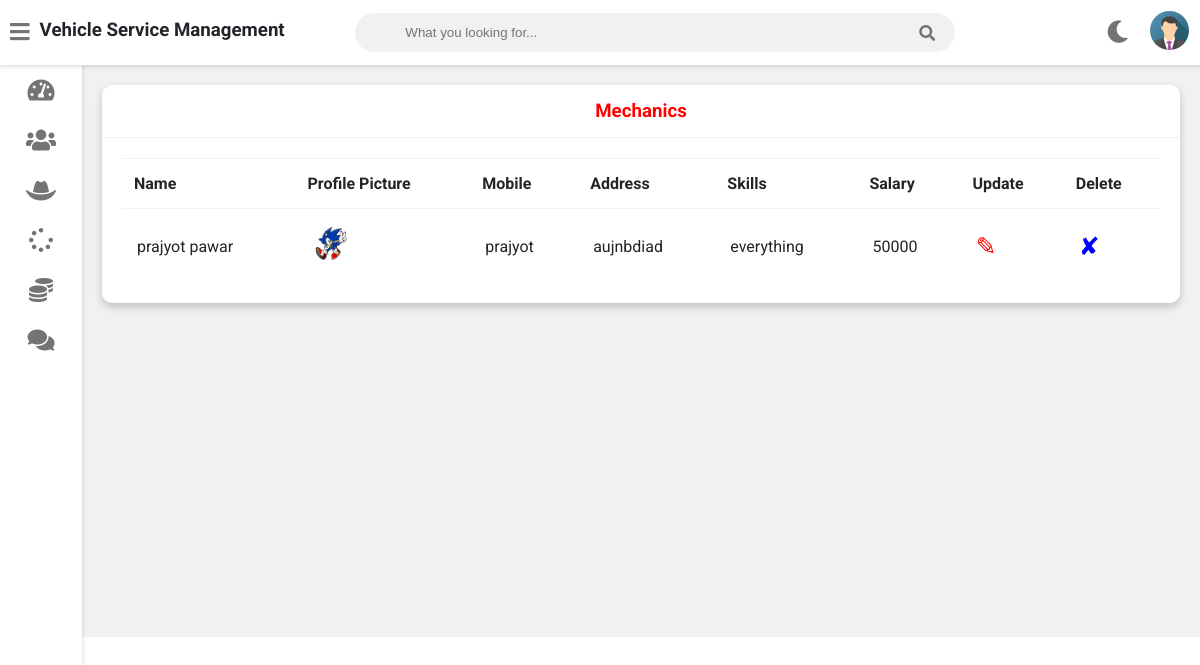
The app's page /admin-view-mechanic (signed in) with its own data.
### vehicle/models.py (models this page shows, shortened)
class Mechanic(models.Model):
    user=models.OneToOneField(User,on_delete=models.CASCADE)
    profile_pic= models.ImageField(upload_to='profile_pic/MechanicProfilePic/',null=True,blank=True)
    address = models.CharField(max_length=40)
    mobile = models.CharField(max_length=20,null=False)
    skill = models.CharField(max_length=500,null=True)
    salary=models.PositiveIntegerField(null=True)
    status=models.BooleanField(default=False)
    @property
    def get_name(self):
        return self.user.first_name+" "+self.user.last_name

### vehicle/views.py (the view)
# urls.py: path('admin-view-mechanic',views.admin_view_mechanic_view,name='admin-view-mechanic'),
@login_required(login_url='adminlogin')
def admin_view_mechanic_view(request):
    mechanics=models.Mechanic.objects.all()
    return render(request,'vehicle/admin_view_mechanic.html',{'mechanics':mechanics})

### templates/vehicle/admin_view_mechanic.html
{% extends 'vehicle/adminbase.html' %}
{% block content %}
{% load static %}
	<div class="wrapper">
		<div class="row">
			<div class="col-12 col-m-12 col-sm-12">
				<div class="card">
					<div class="card-header">
						<h3 style="color:red; text-align:center" >Mechanics
						</h3>
					</div>
					<div class="card-content">
						<table>
							<thead>
                <tr>
                  <th>Name</th>
                  <th>Profile Picture</th>
                  <th>Mobile</th>
                  <th>Address</th>
                  <th>Skills</th>
                  <th>Salary</th>
                  <th>Update</th>
                  <th>Delete</th>
                </tr>
							</thead>
							<tbody>
              {% for m in mechanics %}
                <tr>
                  <td> {{m.get_name}}</td>
                  <td> <img src="{% static m.profile_pic.url %}" alt="Profile Pic" height="40px" width="40px" /></td>
                  <td>{{m.mobile}}</td>
                  <td>{{m.address}}</td>
                  <td>{{m.skill}}</td>
                  <td>{{m.salary}}</td>
                  <td><a  style="color:red; text-decoration:none;font-size:25px;" href="{% url 'update-mechanic' m.id  %}">&#9998;</a></td>
                  <td><a style="color:blue; text-decoration:none;font-size:25px;"href="{% url 'delete-mechanic' m.id  %}">&#10008;</a></td>
                </tr>
                {% endfor %}
							</tbody>
						</table>
					</div>
				</div>
			</div>
		</div>
<br><br><br><br><br><br><br><br><br><br><br><br><br><br><br><br>
	</div>
{% endblock content %}

### templates/vehicle/adminbase.html (shortened to what this page needs)
<!DOCTYPE html>
{% load static %}
<html>
<head>
	<link rel="stylesheet" type="text/css" href="https://cdnjs.cloudflare.com/ajax/libs/Chart.js/2.9.3/Chart.min.css">
	<link rel="stylesheet" type="text/css" href="{% static "fontawesome-free/css/all.min.css" %}">
	<link rel="stylesheet" type="text/css" href="{% static "style.css" %}">
</head>
<body class="overlay-scrollbar">
	<div class="navbar">
		<ul class="navbar-nav">
			<li class="nav-item">
				<a class="nav-link">
					<i class="fas fa-bars" onclick="collapseSidebar()"></i>
				</a>
			</li>
			<li class="nav-item">
				<h3>Vehicle Service Management</h3>
			</li>
		</ul>
		<form class="navbar-search">
			<input type="text" name="Search" class="navbar-search-input" placeholder="What you looking for...">
			<i class="fas fa-search"></i>
		</form>
		<ul class="navbar-nav nav-right">
			<li class="nav-item mode">
				<a class="nav-link" href="#" onclick="switchTheme()">
					<i class="fas fa-moon dark-icon"></i>
				</a>
			</li>
			<li class="nav-item avt-wrapper">
				<div class="avt dropdown">
					<img src="{% static "images/admin.png" %} " alt="User image" class="dropdown-toggle" data-toggle="user-menu">
				</div>
			</li>
		</ul>
	</div>
	<div class="sidebar">
		<ul class="sidebar-nav">
			<li class="sidebar-nav-item">
				<a href="/admin-dashboard" class="sidebar-nav-link">
					<div>
						<i class="fas fa-tachometer-alt"></i>
					</div>
				</a>
			</li>
			<li class="sidebar-nav-item">
				<a href="/admin-customer" class="sidebar-nav-link">
					<div>
						<i class="fas fa-users"></i>
					</div>
				</a>
			</li>
			<li  class="sidebar-nav-item">
				<a href="/admin-mechanic" class="sidebar-nav-link">
					<div>
					<i class="fas fa-hat-cowboy"></i>
					</div>
				</a>
			</li>
			<li  class="sidebar-nav-item">
				<a href="/admin-request" class="sidebar-nav-link">
					<div>
						<i class="fas fa-spinner"></i>
					</div>
				</a>
			</li>
			<li  class="sidebar-nav-item">
				<a href="/admin-report" class="sidebar-nav-link">
					<div>
						<i class="fas fa-coins"></i>
					</div>
				</a>
			</li>
			<li  class="sidebar-nav-item">
				<a href="/admin-feedback" class="sidebar-nav-link">
					<div>
					<i class="fas fa-comments"></i>
					</div>
				</a>
			</li>
		</ul>
	</div>
<div>
	<div class="content">
		{% block content %}
		{% endblock content %}
	</div>
</div>
</body>
</html>

### records on screen
Mechanic: get_name "prajyot pawar", profile_pic (picture), mobile "prajyot", address "aujnbdiad", skill "everything", salary "50000"
